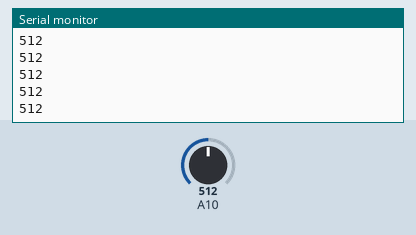
Bench run of a sketch on a simulated Arduino Mega 2560, built with avr-gcc and run on an emulated ATmega2560. Parts: the last lines printed to the serial monitor. The inputs (shaded band) are chosen by the test bench; at power-on: A10 = 512.

Above: at 1.2 s.
1.3 s: A10 set to 716
At 2.4 s:
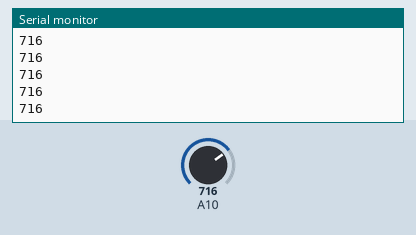
2.8 s: A10 set to 900
At 3.9 s:
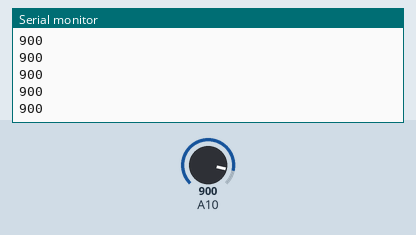
Timing chart, 0 to 5.8 s (numbered marks = the images above; inputs shaded):
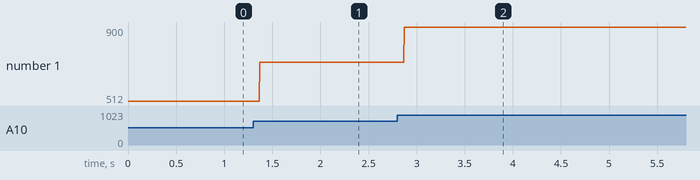

The sketch:

mic_sensor.ino
```cpp
  /*
modified on June 5, 2018
by Arduino Examples from arduino.cc/en/Tutorial/ReadAnalogVoltage
https://electropeak.com/learn/
*/

void setup() {
  // initialize serial communication at 9600 bits per second:
  Serial.begin(9600);
}

// the loop routine runs over and over again forever:
void loop() {
  // read the input on analog pin 0:
  int sensorValue = analogRead(A10);
  // print out the value you read:
  Serial.println(sensorValue);
}
```

Measured:
- after the input at 1.3 s, the serial monitor: prints a new line after 0.07 s (image 1)
- after the input at 2.8 s, the serial monitor: prints a new line after 0.07 s (image 2)
- plotted number 1: 512 → 716 after the input at 1.3 s, 716 → 900 after the input at 2.8 s
